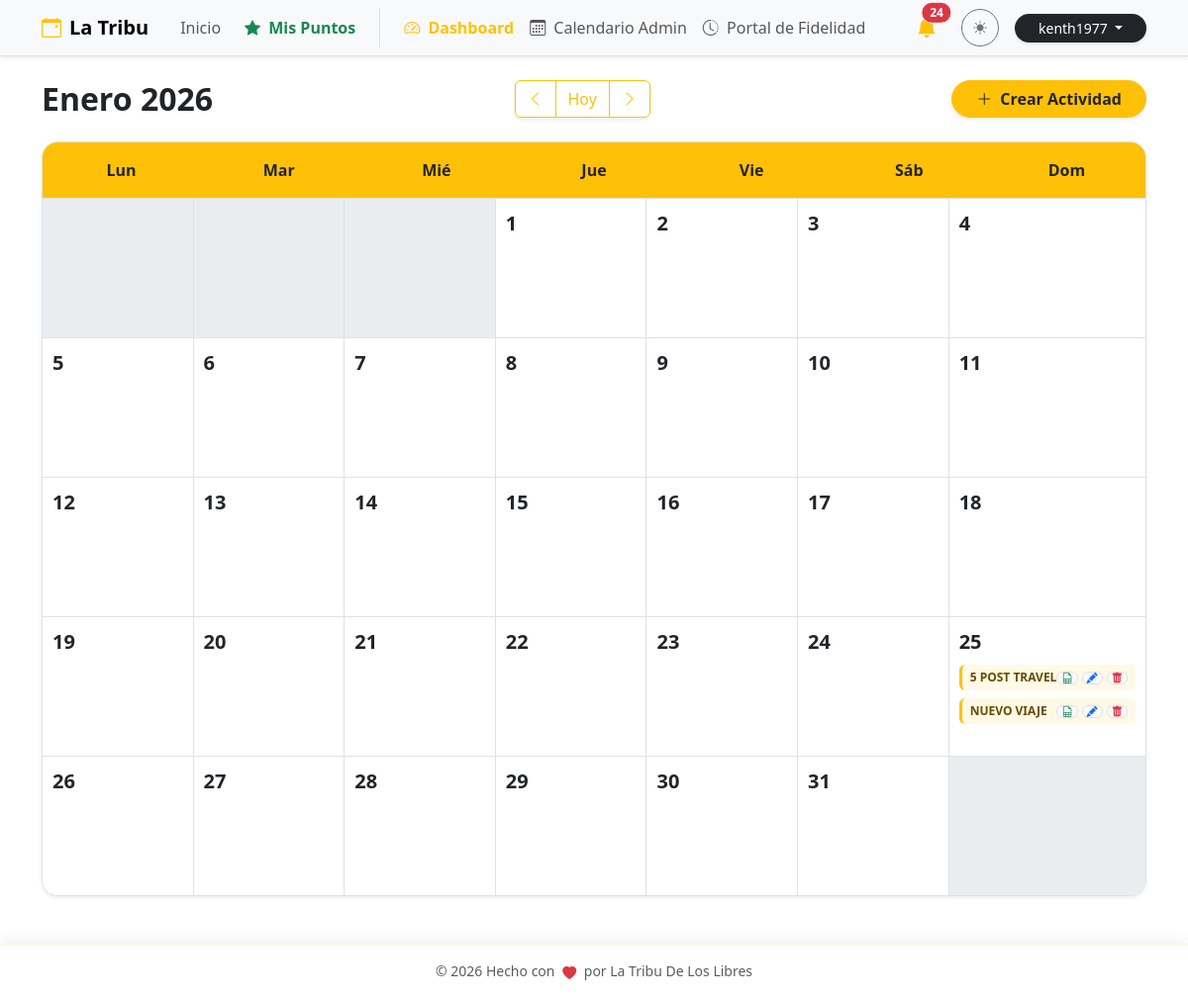
Page /admin/calendar (signed in) on the committed database.
### db.py (models this page shows, shortened)
class User(db.Model, UserMixin):
    __tablename__ = 'user'
    id = db.Column(db.Integer, primary_key=True)
    email = db.Column(db.String(120), unique=True, nullable=False)
    password = db.Column(db.String(200), nullable=False)
    is_superuser = db.Column(db.Boolean, default=False)

class Event(db.Model):
    __tablename__ = 'event'
    id = db.Column(db.Integer, primary_key=True)
    title = db.Column(db.String(100), nullable=False)
    flyer = db.Column(db.String(120)) # Nombre del archivo de imagen física
    currency = db.Column(db.String(5), default='¢')
    price = db.Column(db.Float, nullable=False)
    reservation_fee = db.Column(db.String(50)) # Texto descriptivo ej: "5000 colones"
    points_reward = db.Column(db.Integer, default=10) # Puntos base que otorga el evento
    activity_type = db.Column(db.String(50)) # Caminata, Camping, Taller, etc.
    difficulty = db.Column(db.String(50))
    distance = db.Column(db.String(50))
    duration_days = db.Column(db.Integer, default=1)
    event_date = db.Column(db.Date, nullable=False)
    end_date = db.Column(db.Date) # Para expediciones de varios días
    departure_point = db.Column(db.String(150))
    departure_time = db.Column(db.String(20))
    pickup_point = db.Column(db.String(200))
    capacity = db.Column(db.Integer, default=0)
    description = db.Column(db.Text)
    status = db.Column(db.String(20), default='Activa') # Activa, Suspendido, Se Traslado, Oculto
    moved_date = db.Column(db.Date) # Nueva fecha en caso de reprogramación
    bookings = db.relationship('Booking', backref='event', lazy=True, cascade="all, delete-orphan")

### logistica.py (the view)
@calendar_bp.route('/admin/calendar')
@login_required
def view():
    cr_today_dt = datetime.now(timezone.utc).replace(tzinfo=None) - timedelta(hours=6)
    year = request.args.get('year', cr_today_dt.year, type=int)
    month = request.args.get('month', cr_today_dt.month, type=int)
    if month > 12: month = 1; year += 1
    elif month < 1: month = 12; year -= 1
    cal = calendar.Calendar(firstweekday=0)
    weeks = cal.monthdayscalendar(year, month)
    events = Event.query.all()
    monthly_birthdays = Member.query.filter(extract('month', Member.birth_date) == month).all()
    return render_template('calendar.html',
                           weeks=weeks, year=year, month=month,
                           month_name=MESES_ES[month],
                           events=events,
                           monthly_birthdays=monthly_birthdays)

### app.py (called while the page is built)
@login_manager.user_loader
def load_user(user_id):
    try:
        return db.session.get(User, int(user_id))
    except (TypeError, ValueError, Exception):
        return None

@app.before_request
def force_https():
    if request.headers.get('X-Forwarded-Proto') == 'http':
        url = request.url.replace('http://', 'https://', 1)
        return redirect(url, code=301)

### rutas.py (called while the page is built)
def get_config(key, default_val=""):
    try:
        conf = SystemConfig.query.filter_by(key=key).first()
        return conf.value if conf else default_val
    except:
        return default_val

### templates/calendar.html (shortened to what this page needs)
{% extends "base.html" %}
{% block content %}
<div class="d-flex flex-column flex-md-row justify-content-between align-items-center mb-4 gap-3 animate__animated animate__fadeIn">
    <h2 class="mb-0 fw-bold">{{ month_name }} {{ year }}</h2>
    <div class="btn-group shadow-sm">
        <a href="{{ url_for('calendar_view.view', year=year, month=month-1) }}" class="btn btn-outline-warning">
            <i class="bi bi-chevron-left"></i>
        </a>
        <a href="{{ url_for('calendar_view.view') }}" class="btn btn-outline-warning">Hoy</a>
        <a href="{{ url_for('calendar_view.view', year=year, month=month+1) }}" class="btn btn-outline-warning">
            <i class="bi bi-chevron-right"></i>
        </a>
    </div>
    <button class="btn btn-warning fw-bold shadow-sm text-dark px-4 rounded-pill" data-bs-toggle="modal" data-bs-target="#addEventModal">
        <i class="bi bi-plus-lg me-2"></i>Crear Actividad
    </button>
</div>
<div class="calendar-wrapper shadow-sm rounded-4 overflow-hidden border bg-white">
    <div class="calendar-header-grid bg-warning text-dark py-3 fw-bold border-bottom text-center">
        <div>Lun</div>
        <div>Mar</div>
        <div>Mié</div>
        <div>Jue</div>
        <div>Vie</div>
        <div>Sáb</div>
        <div>Dom</div>
    </div>
    <div class="calendar-days-grid">
        {% for week in weeks %}
            {% for day in week %}
                <div class="calendar-cell {% if day == 0 %}empty bg-light bg-opacity-50{% else %}clickable-cell{% endif %}"
                     {% if day != 0 %}onclick="if(!event.target.closest('.event-actions') && !event.target.closest('.modal')) openAddModal({{ day }})"{% endif %}>
                    {% if day != 0 %}
                        <div class="d-flex justify-content-between align-items-start mb-2">
                            <span class="day-number fw-bold fs-5">{{ day }}</span>
                            {% set day_birthdays = [] %}
                            {% for mb in monthly_birthdays %}
                                {% if mb.birth_date.day == day %}
                                    {% set _ = day_birthdays.append(mb) %}
                                {% endif %}
                            {% endfor %}
                        </div>
                        <div class="event-stack">
                            {% for event in events %}
                                {% if event.event_date.day == day and event.event_date.month == month and event.event_date.year == year %}
                                    <div class="event-item-wrapper mb-1 position-relative group-hover">
                                        <div class="event-pill d-flex justify-content-between align-items-center {{ 'bg-warning text-dark border-warning' if event.status == 'Se Traslado' else 'bg-warning bg-opacity-10 text-warning-emphasis border-warning' }}"
                                             title="{{ event.title }}">
                                            <div class="text-truncate" style="max-width: 65%;">
                                                {{ event.title }}
                                            </div>
                                            <div class="event-actions d-flex gap-1">
                                                <a href="{{ url_for('main.export_participants', event_id=event.id) }}" class="btn btn-xs btn-light border p-0 px-1" title="Lista CSV" onclick="event.stopPropagation();">
                                                    <i class="bi bi-file-earmark-spreadsheet text-success"></i>
                                                </a>
                                                <button type="button" class="btn btn-xs btn-light border p-0 px-1" data-bs-toggle="modal" data-bs-target="#editEventModal{{ event.id }}" onclick="event.stopPropagation();">
                                                    <i class="bi bi-pencil-fill text-primary"></i>
                                                </button>
                                                <button type="button" class="btn btn-xs btn-light border p-0 px-1" data-bs-toggle="modal" data-bs-target="#deleteEventModal{{ event.id }}" onclick="event.stopPropagation();">
                                                    <i class="bi bi-trash-fill text-danger"></i>
                                                </button>
                                            </div>
                                        </div>
                                    </div>
                                {% endif %}
                            {% endfor %}
                        </div>
                    {% endif %}
                </div>
            {% endfor %}
        {% endfor %}
    </div>
</div>
{% endblock %}

### templates/base.html (shortened to what this page needs)
<!DOCTYPE html>
<html lang="es" data-bs-theme="light">
<head>
    <link href="https://cdn.jsdelivr.net/npm/bootstrap@5.3.2/dist/css/bootstrap.min.css" rel="stylesheet">
    <link rel="stylesheet" href="https://cdn.jsdelivr.net/npm/bootstrap-icons@1.11.1/font/bootstrap-icons.css">
    <link rel="stylesheet" href="https://cdnjs.cloudflare.com/ajax/libs/animate.css/4.1.1/animate.min.css"/>
</head>
<body>
    <nav class="navbar navbar-expand-lg bg-body-tertiary border-bottom sticky-top shadow-sm">
        <div class="container">
            <a class="navbar-brand fw-bold" href="{{ url_for('main.home') }}">
                <i class="bi bi-calendar-event me-2 text-warning"></i>La Tribu
            </a>
            <div class="collapse navbar-collapse" id="navbarNav">
                <ul class="navbar-nav me-auto align-items-center">
                    <li class="nav-item">
                        <a class="nav-link px-3" href="{{ url_for('main.home') }}">Inicio</a>
                    </li>
                    <li class="nav-item">
                        <button class="nav-link btn btn-link text-decoration-none fw-bold text-success border-0 bg-transparent" data-bs-toggle="modal" data-bs-target="#pointsModal">
                            <i class="bi bi-star-fill me-1"></i> Mis Puntos
                        </button>
                    </li>
                    {% if current_user.is_authenticated and current_user.is_superuser %}
                    <li class="nav-item ms-lg-3 border-start ps-lg-3">
                        <a class="nav-link fw-bold text-warning" href="{{ url_for('main.dashboard') }}">
                            <i class="bi bi-speedometer2 me-1"></i> Dashboard
                        </a>
                    </li>
                    <li class="nav-item">
                        <a class="nav-link" href="{{ url_for('calendar_view.view') }}">
                            <i class="bi bi-calendar3 me-1"></i> Calendario Admin
                        </a>
                    </li>
                    <li class="nav-item">
                        <a class="nav-link" href="{{ url_for('puntos.historial_global') }}">
                            <i class="bi bi-clock-history me-1"></i> Portal de Fidelidad
                        </a>
                    </li>
                    {% endif %}
                </ul>
                <div class="d-flex align-items-center gap-3 mt-3 mt-lg-0">
                    {% if current_user.is_authenticated and current_user.is_superuser %}
                    <div class="dropdown">
                        <button class="btn btn-link position-relative text-dark p-0 me-2" type="button" data-bs-toggle="dropdown" aria-expanded="false">
                            <i class="bi bi-bell-fill fs-5 text-warning"></i>
                            {% if admin_unread_count > 0 %}
                            <span class="position-absolute top-0 start-100 translate-middle badge rounded-pill bg-danger border border-light animate__animated animate__pulse animate__infinite">
                                {{ admin_unread_count }}
                            </span>
                            {% endif %}
                        </button>
                    </div>
                    {% endif %}
                    <button class="btn btn-sm btn-outline-secondary rounded-circle" id="themeToggler" title="Cambiar tema" style="width: 38px; height: 38px; padding: 0;">
                        <i class="bi bi-sun-fill" id="themeIcon"></i>
                    </button>
                    {% if current_user.is_authenticated %}
                        <div class="dropdown">
                            <button class="btn btn-dark btn-sm rounded-pill px-4 dropdown-toggle shadow-sm border-0" type="button" data-bs-toggle="dropdown">
                                {{ current_user.email.split('@')[0] }}
                            </button>
                        </div>
                    {% else %}
                        <a href="{{ url_for('auth.login') }}" class="btn btn-warning btn-sm text-dark fw-bold rounded-pill px-4 shadow-sm border-0">
                            <i class="bi bi-lock-fill me-1"></i>Admin
                        </a>
                    {% endif %}
                </div>
            </div>
        </div>
    </nav>
    <main class="container py-4">
        {% block content %}{% endblock %}
    </main>
    <footer class="footer-sticky-blur py-3 text-center">
        <div class="container d-flex justify-content-center align-items-center gap-3">
            <span class="text-body-secondary fw-medium small">
                © 2026 Hecho con <i class="bi bi-heart-fill text-danger heart-beat mx-1"></i> por La Tribu De Los Libres
            </span>
        </div>
    </footer>
</body>
</html>

### templates/base.html (style rules this page uses)
.heart-beat { display: inline-block; animation: heartbeat 1.5s infinite; vertical-align: middle; }
.footer-sticky-blur { position: fixed; bottom: 0; width: 100%; z-index: 1030; backdrop-filter: blur(12px); -webkit-backdrop-filter: blur(12px); background-color: rgba(var(--bs-body-bg-rgb), 0.8) !important; border-top: 1px solid rgba(var(--bs-warning-rgb), 0.2); box-shadow: 0 -5px 15px rgba(0, 0, 0, 0.05); }
body { padding-bottom: 80px; min-height: 100vh; display: flex; flex-direction: column; transition: background-color 0.3s ease, color 0.3s ease; }
main { flex: 1; }
.nav-link, .btn { transition: all 0.2s ease-in-out; }

### templates/calendar.html (style rules this page uses)
.calendar-header-grid { display: grid; grid-template-columns: repeat(7, 1fr); text-align: center; background-color: #ffc107; }
.calendar-days-grid { display: grid; grid-template-columns: repeat(7, 1fr); background-color: #dee2e6; gap: 1px; }
.calendar-cell { min-height: 140px; background-color: #fff; padding: 10px; transition: background-color 0.2s ease; }
.day-number { color: #adb5bd; }
.clickable-cell .day-number { color: #212529; }
.event-stack { display: flex; flex-direction: column; gap: 4px; }
.event-pill { font-size: 0.75rem; padding: 4px 8px; border-radius: 6px; border-left: 3px solid #ffc107; white-space: nowrap; overflow: hidden; text-overflow: ellipsis; font-weight: 600; cursor: pointer; }
.btn-xs { padding: 0.1rem 0.3rem; font-size: 0.7rem; line-height: 1; }

### rows in the picture
User: email "kenth1977"
Event: title "5 POST TRAVEL"
Event: title "NUEVO VIAJE"

### other values in the picture
{{ admin_unread_count }} "24"
{{ month_name }} "Enero"
{{ year }} "2026"
{{ day }} "1" "2" "3" "4" "5" "6" "7" "8" "9" "10" "11" "12" "13" "14" "15" "16" "17" "18" "19" "20" "21" "22" "23" "24" "25" "26" "27" "28" "29" "30" "31"
